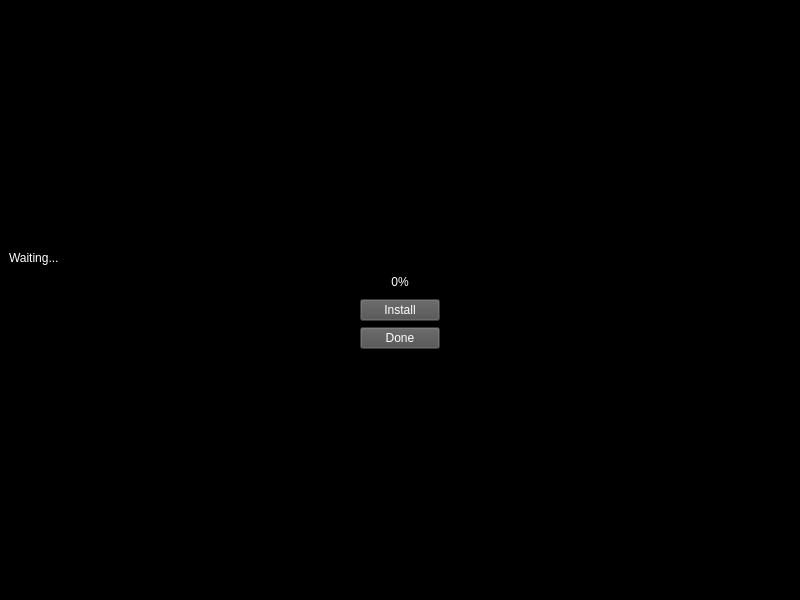
<?xml version="1.0" encoding="UTF-8"?>
<ui version="4.0">
 <class>InstallWindow</class>
 <widget class="QMainWindow" name="InstallWindow">
  <property name="geometry">
   <rect>
    <x>0</x>
    <y>0</y>
    <width>800</width>
    <height>600</height>
   </rect>
  </property>
  <property name="windowTitle">
   <string>MainWindow</string>
  </property>
  <property name="styleSheet">
   <string notr="true">color: rgb(255, 255, 255);
background-color: rgb(0, 0, 0);</string>
  </property>
  <widget class="QWidget" name="centralwidget">
   <layout class="QGridLayout" name="gridLayout">
    <item row="4" column="1" colspan="2">
     <widget class="QPushButton" name="instal_button">
      <property name="styleSheet">
       <string notr="true">background-color: rgb(79, 79, 79);</string>
      </property>
      <property name="text">
       <string>Install</string>
      </property>
     </widget>
    </item>
    <item row="1" column="0" colspan="4">
     <spacer name="top_spacer">
      <property name="orientation">
       <enum>Qt::Vertical</enum>
      </property>
      <property name="sizeHint" stdset="0">
       <size>
        <width>20</width>
        <height>40</height>
       </size>
      </property>
     </spacer>
    </item>
    <item row="7" column="0">
     <spacer name="button_left_lower_spacer">
      <property name="orientation">
       <enum>Qt::Horizontal</enum>
      </property>
      <property name="sizeHint" stdset="0">
       <size>
        <width>40</width>
        <height>20</height>
       </size>
      </property>
     </spacer>
    </item>
    <item row="4" column="3">
     <spacer name="button_right_upper_spacer">
      <property name="orientation">
       <enum>Qt::Horizontal</enum>
      </property>
      <property name="sizeHint" stdset="0">
       <size>
        <width>40</width>
        <height>20</height>
       </size>
      </property>
     </spacer>
    </item>
    <item row="4" column="0">
     <spacer name="button_left_upper_spacer">
      <property name="orientation">
       <enum>Qt::Horizontal</enum>
      </property>
      <property name="sizeHint" stdset="0">
       <size>
        <width>40</width>
        <height>20</height>
       </size>
      </property>
     </spacer>
    </item>
    <item row="7" column="1" colspan="2">
     <widget class="QPushButton" name="pushButton_2">
      <property name="styleSheet">
       <string notr="true">background-color: rgb(79, 79, 79);</string>
      </property>
      <property name="text">
       <string>Done</string>
      </property>
     </widget>
    </item>
    <item row="3" column="0" colspan="4">
     <widget class="QProgressBar" name="progress_bar">
      <property name="styleSheet">
       <string notr="true"/>
      </property>
      <property name="value">
       <number>0</number>
      </property>
     </widget>
    </item>
    <item row="7" column="3">
     <spacer name="button_right_lower_spacer">
      <property name="orientation">
       <enum>Qt::Horizontal</enum>
      </property>
      <property name="sizeHint" stdset="0">
       <size>
        <width>40</width>
        <height>20</height>
       </size>
      </property>
     </spacer>
    </item>
    <item row="2" column="0">
     <widget class="QLabel" name="progress_label">
      <property name="text">
       <string>Waiting...</string>
      </property>
     </widget>
    </item>
    <item row="8" column="0" colspan="4">
     <spacer name="bottom_spacer">
      <property name="orientation">
       <enum>Qt::Vertical</enum>
      </property>
      <property name="sizeHint" stdset="0">
       <size>
        <width>20</width>
        <height>40</height>
       </size>
      </property>
     </spacer>
    </item>
   </layout>
  </widget>
 </widget>
 <resources/>
 <connections/>
</ui>
